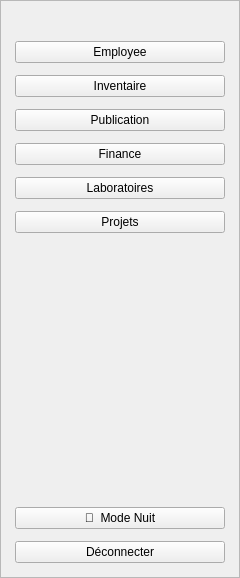
     <widget class="QFrame" name="sidebarFrame">
      <property name="minimumSize">
       <size>
        <width>240</width>
        <height>0</height>
       </size>
      </property>
      <property name="maximumSize">
       <size>
        <width>260</width>
        <height>16777215</height>
       </size>
      </property>
      <property name="frameShape">
       <enum>QFrame::Shape::StyledPanel</enum>
      </property>
      <property name="frameShadow">
       <enum>QFrame::Shadow::Raised</enum>
      </property>
      <layout class="QVBoxLayout" name="verticalLayoutSidebar">
       <property name="spacing">
        <number>12</number>
       </property>
       <property name="leftMargin">
        <number>14</number>
       </property>
       <property name="topMargin">
        <number>14</number>
       </property>
       <property name="rightMargin">
        <number>14</number>
       </property>
       <property name="bottomMargin">
        <number>14</number>
       </property>
       <item>
        <widget class="QLabel" name="logoLabel">
         <property name="styleSheet">
          <string notr="true"/>
         </property>
         <property name="text">
          <string/>
         </property>
        </widget>
       </item>
       <item>
        <widget class="QPushButton" name="btnEmployee">
         <property name="text">
          <string>Employee</string>
         </property>
        </widget>
       </item>
       <item>
        <widget class="QPushButton" name="btnInventaire">
         <property name="text">
          <string>Inventaire</string>
         </property>
        </widget>
       </item>
       <item>
        <widget class="QPushButton" name="btnPublication">
         <property name="text">
          <string>Publication</string>
         </property>
        </widget>
       </item>
       <item>
        <widget class="QPushButton" name="btnFinance">
         <property name="text">
          <string>Finance</string>
         </property>
        </widget>
       </item>
       <item>
        <widget class="QPushButton" name="btnLaboratoires">
         <property name="text">
          <string>Laboratoires</string>
         </property>
        </widget>
       </item>
       <item>
        <widget class="QPushButton" name="btnProjets">
         <property name="text">
          <string>Projets</string>
         </property>
        </widget>
       </item>
       <item>
        <spacer name="verticalSpacer">
         <property name="orientation">
          <enum>Qt::Orientation::Vertical</enum>
         </property>
         <property name="sizeHint" stdset="0">
          <size>
           <width>17</width>
           <height>262</height>
          </size>
         </property>
        </spacer>
       </item>
       <item>
        <widget class="QPushButton" name="btnThemeToggle">
         <property name="toolTip">
          <string>Passer en thème sombre</string>
         </property>
         <property name="text">
          <string>🌙  Mode Nuit</string>
         </property>
        </widget>
       </item>
       <item>
        <widget class="QPushButton" name="btnDeconnecter">
         <property name="text">
          <string>Déconnecter</string>
         </property>
        </widget>
       </item>
      </layout>
     </widget>
